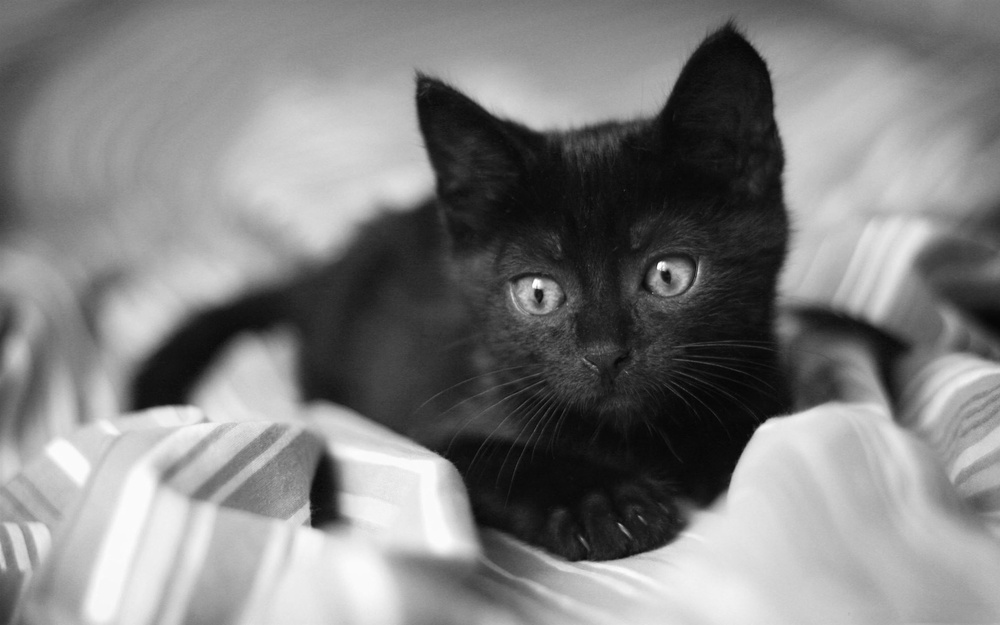
%> input picture black_cat.jpg, 1000 x 625 px, shrunk from 2304 x 1440 before the run
$ octave noise_gaussian_multiple_variances.m   (GNU Octave 9; MATLAB toolbox functions it lacks are replaced by stand-ins)
%> lines starting %> are read from the running program, lines starting %| are printed output that depends on the picture
%lire et normaliser l'image X1
X1=imread('black_cat.jpg');
%> X1 is the input picture: size 625x1000x3 uint8; min 4, max 255, mean 127.3
X1=im2double(X1);
%> X1: size 625x1000x3 double
%variation de la variance
variances=[0.001,0.01,0.05,0.1];
figure;
for i=1:length(variances)
    %appliquier le bruit gaussien
    X2=imnoise(X1,'gaussian',0,variances(i));
%affichage des images en fonction des differentes variances
subplot(2,2,i)
imshow(X2)
title(['bruit gaussien (\sigma^2= ',num2str(variances(i)),')'] )
end
%> this loop made 4 passes
%> pass 3, `X2=imnoise(X1,'gaussian',0,variances(i));`:
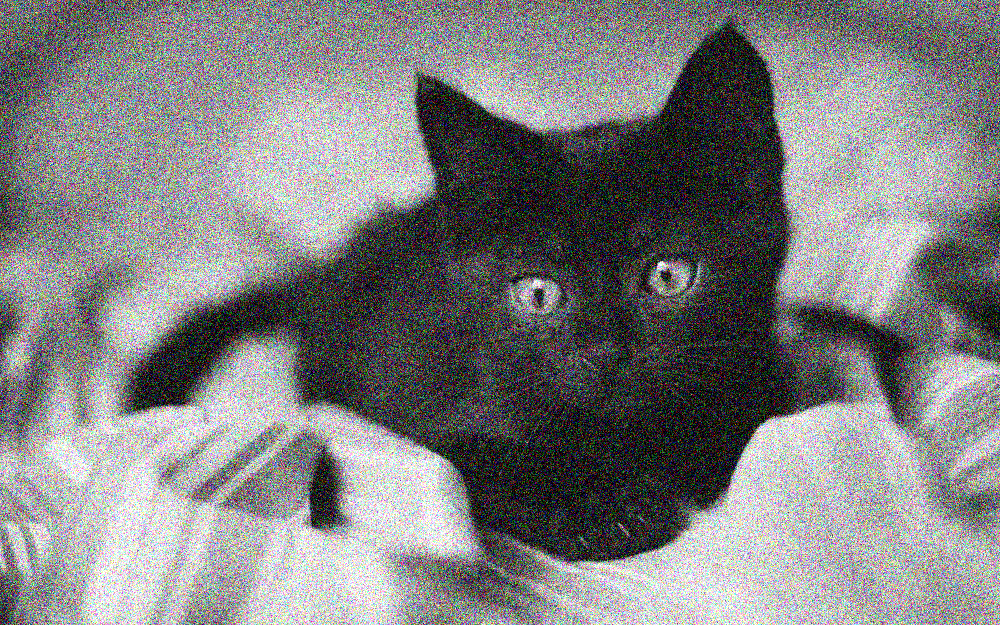
%> X2: size 625x1000x3 double; mean R, G, B 0.502, 0.502, 0.503
%> after the loop:
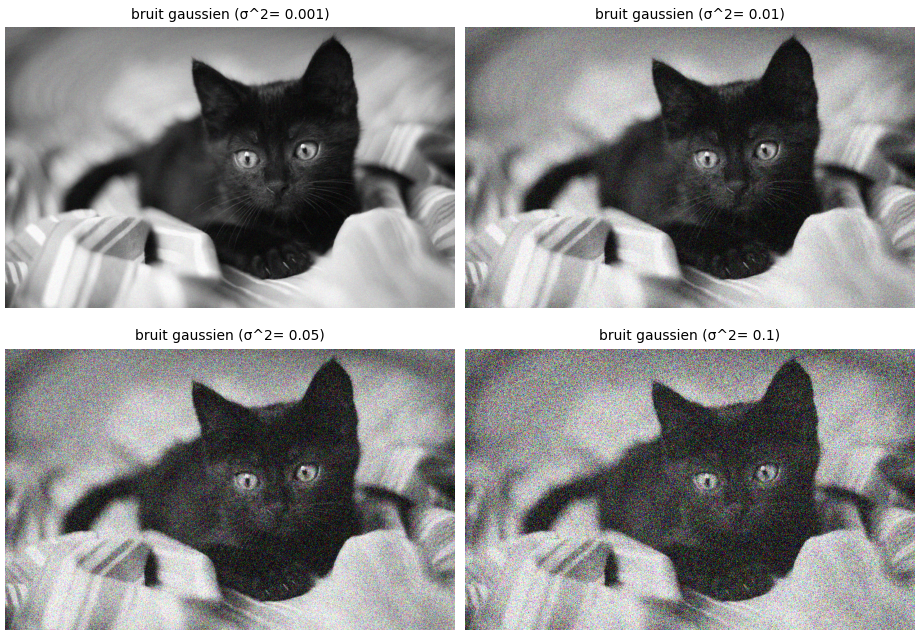
%> figure redrawn from the program's plot data, 4 panels
